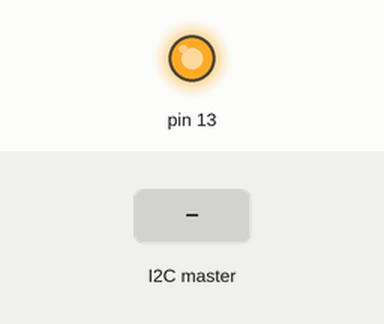
Simulated run of this sketch. Board: Arduino Uno, built with avr-gcc and run on an emulated ATmega328P. Parts: output pins drawn as LEDs (lit = HIGH). The inputs (shaded band) are chosen by the test bench.

Above: at 1.2 s.
1.3 s: the I2C master sends the byte 0
At 2.2 s:
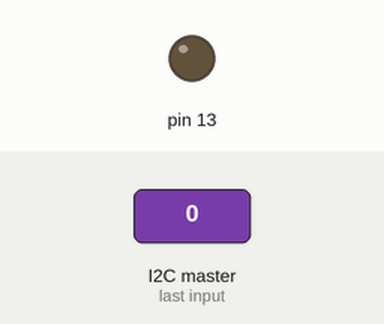
2.8 s: the I2C master sends the byte 1
At 3.4 s:
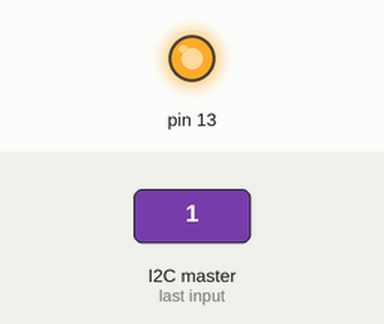
Timing chart, 0 to 5.8 s (numbered marks = the images above; inputs shaded):
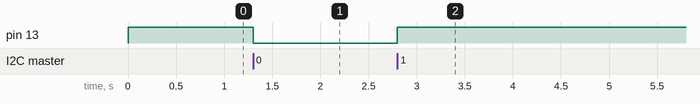

The sketch:

i2c_slave_arduino.ino
```cpp
#include<Wire.h>

void setup()
{
  // i2c slave addr 8
  Wire.begin(0x8);
  Wire.onReceive(receiveEvent);

  DDRB |= (1<<5); // output mode
  PINB |= (1<<5); // output low

}

void receiveEvent( int howMany)
{

  while(Wire.available())
  {
    char c = Wire.read();
    digitalWrite(13,c);
  }
}

void loop()
{
  delay(100);
}
```

Measured:
- after the input at 1.3 s, pin 13: HIGH → LOW at once
- after the input at 2.8 s, pin 13: LOW → HIGH at once
